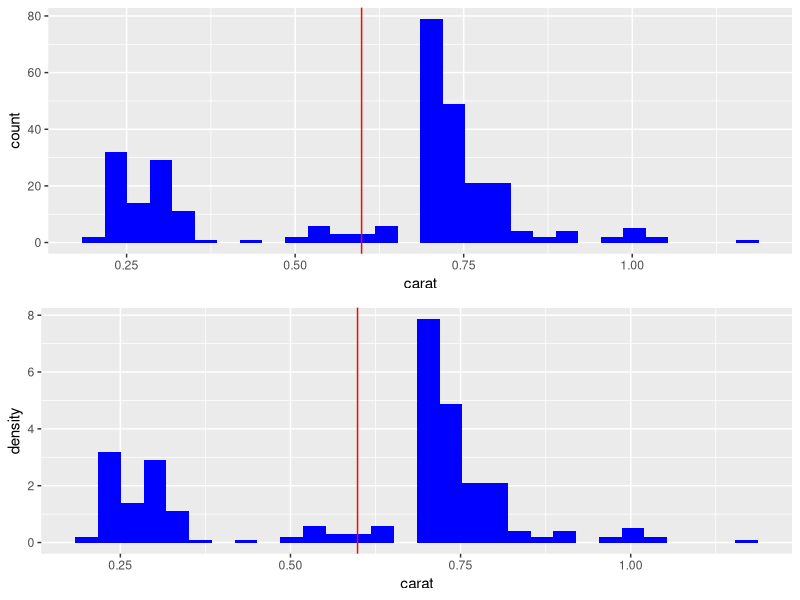
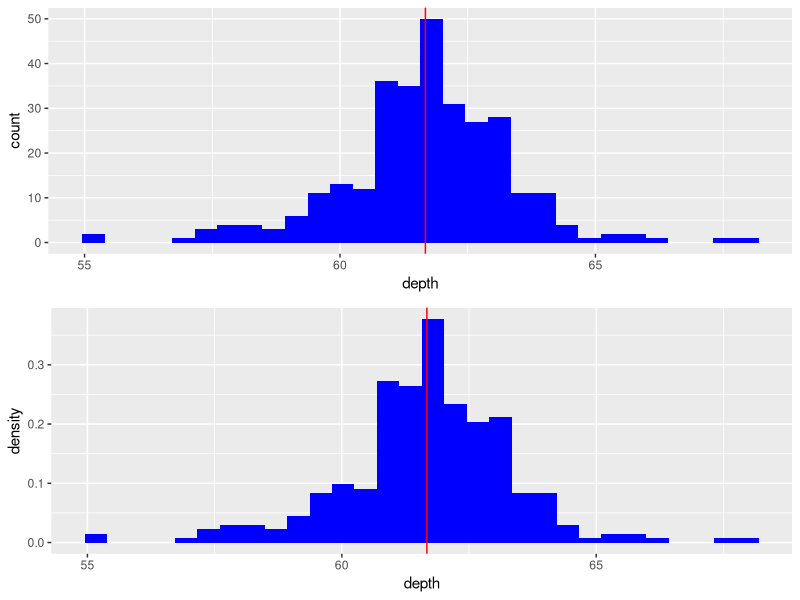
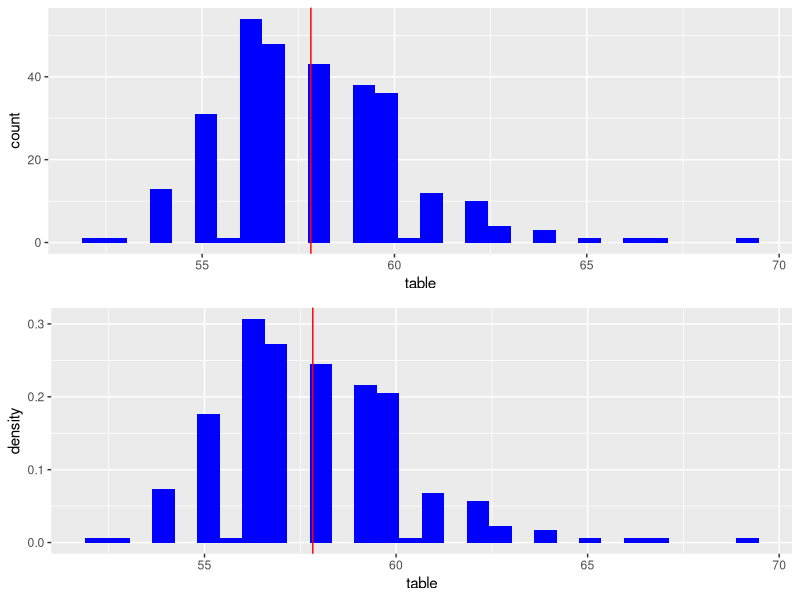
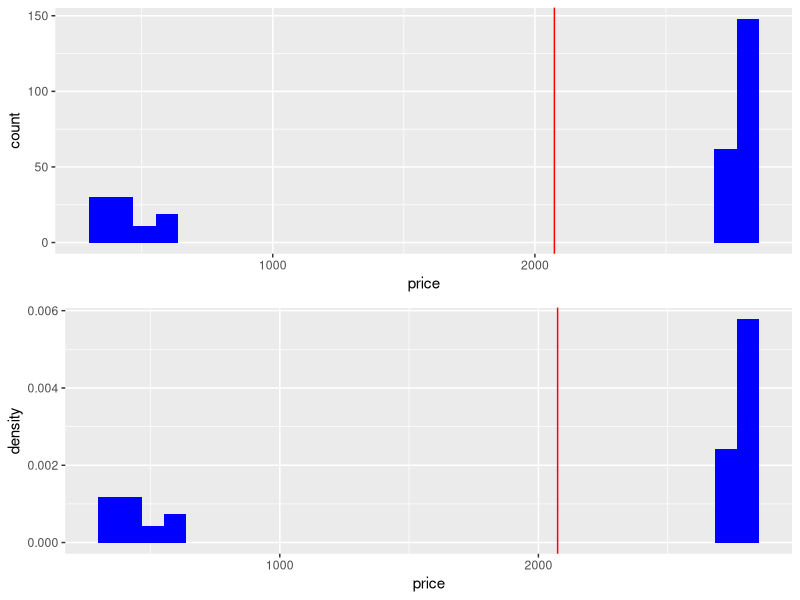
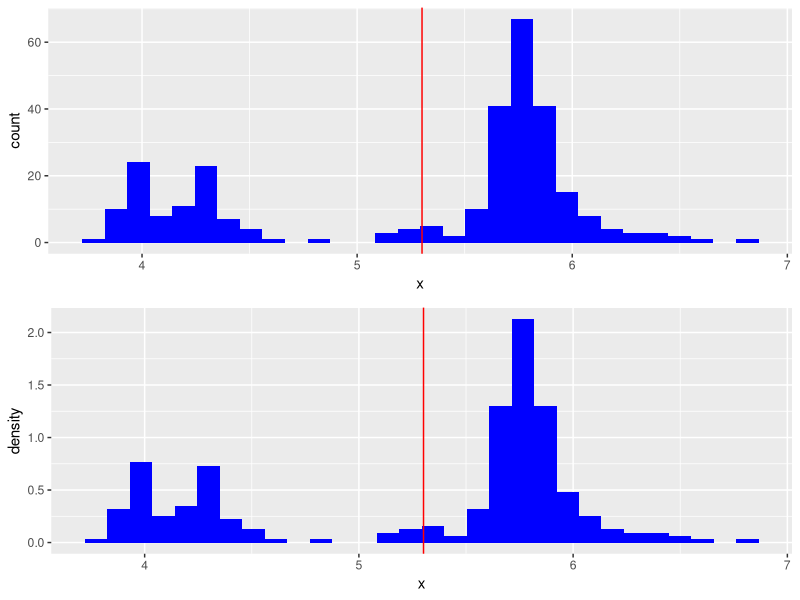
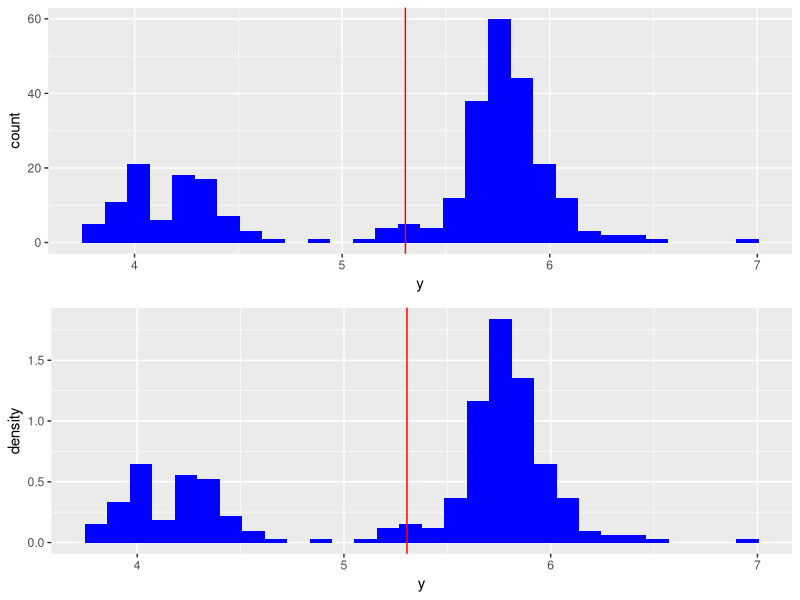
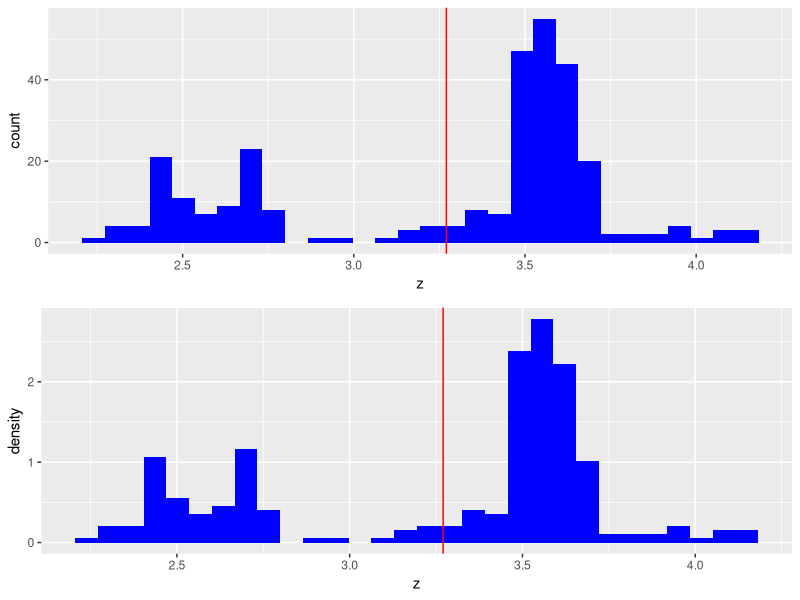
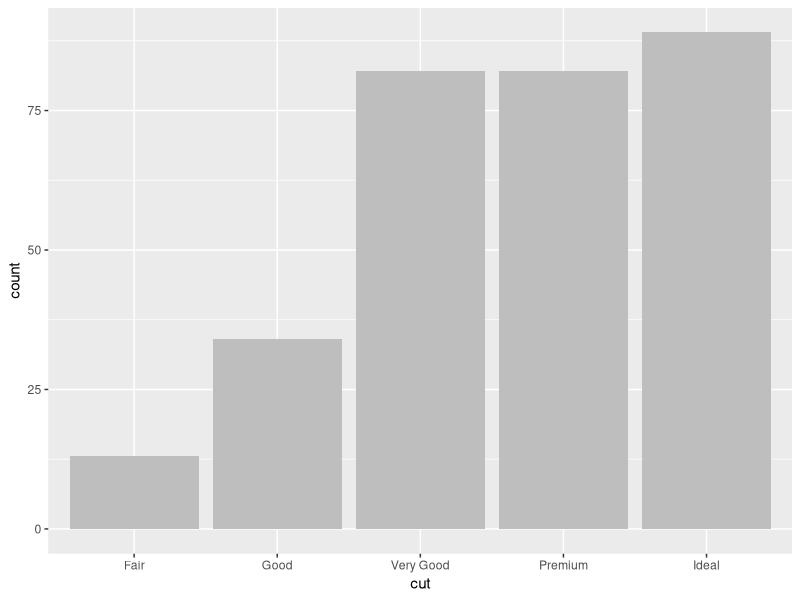

R code for these plots, in order:
#HW 7
#Group C

require(ggplot2) #we will need the ggplot library for the graphs for 3 and 4 
require(grid) #we will use this for questions 3 and 4 
testdata <- diamonds[1:300,] #part of the diamonds data to use to test explore

#1 
freqtable <- function(data){
  #freqtable loops through a dataframe and creates a frequency table for every
  #factor column. 
  #Parameters:
  #x - a dataframe
  
  #Returns:
  #Frequency table 
  factorcols <-sapply(data, function (x) (is.factor(x) || is.logical(x))) #uses sapply to grab the columns of 
  #dataframe x which are factor columns and logic columns (finds factor columns using is.factor)
  catdata <- data[,factorcols] #takes just the categorical part of the data
  ftable <- sapply(data, function(x) summary(x)) #uses sapply and function(x) to apply summary to
  #each of the columns 
  return(ftable)
}
 

#2a
colsummary <- function(x){
  #colsummary takes a dataframe as its input, and yields the summary of the
  #numeric columns
  #Parameters:
  #x - a dataframe
  
  #Returns:
  #summary of the columns  
  
  numeric <- sapply(x,is.numeric) #sapply applies is.numeric to each column
  #in the dataframe to extract the numeric columns
  return(sapply(x[,numeric], summary)) #sapply then applies summary to the numeric
  #columns of the dataframe and prints them 
}

#2b

rsquare <- function(data){
  #rsquare takes any dataframe as a parameter and returns a dataframe that contains
  #each pair of column names in the first column as a single string seperated
  #by a "-" and their corresponding () in the second column
  
  #Parameters:
  #x - a dataframe
  
  #Returns:
  #a new dataframe 
  
  data.numerics <- data[sapply(data, is.numeric)] #create a variable with just the numeric columns
  
  combos <- combn(colnames(data.numerics), 2) #use combn to get all the pairs of 2 columns
  
  interactions <- paste(combos[1,], combos[2,], sep = '~') #use the paste to make sure names are 
  #seperated by a ~
  
  #now we use lm (linear regression) and $r.squared to extract the r squared value from the regression 
  coeff.det <- unname(sapply(interactions, function(x) summary(lm(x, data = data.numerics))$r.squared))
  
  return(data.frame("Variable Pairs" = interactions, "R-Square" = coeff.det)) #returns our new dataframe
  #with the columns labeled as desired 


}

#2c
#Use the corCoef function I created for HW 5
corCoef <- function(x){
  #corCoef takes any dataframe as a parameter and returns a dataframe that 
  #contains each pair of column names in the first column as a single string
  #seperated by a "-" and their corresponding Pearson correlation coefficient
  #in the second column.
  
  #Parameters:
  #x - a dataframe
  
  #Returns:
  #dataframe
  
  a <- x[sapply(x, is.numeric)] #creates a variable that only has the numeric 
  #columns
  
  #we will use an if-else statement for this problem
  #we need at least 2 columns to find the Pearson correlation
  if(ncol(a) >= 2) {
    b <- combn(colnames(a), 2) #finds all combinations of the name pairs
    
    pairs <- paste(b[1,], b[2, ], sep = "-") #makes sure that the column names
    #are seperated by - using paste function to paste the columns
    
    c <- cor(a, method = "pearson")#finds the pearson correlation using the cor 
    #function and creates of matrix of the values
    
    correlation <- c[which(lower.tri(c))] #gets the correclation values of the lower 
    #triangular matrix since those match the column pairs 
    
    newdf <- data.frame("Variable Pairs" = pairs, "Pearson Exceeds Threshold" = correlation) 
    #create a new data frame with our pairs 
    return(newdf)
    
  }
  else  #print this message if we can't find Pearson correlation
    print("Pearson Correlation cannot be computted because there are not enough numeric columns")
}
#We don't want all these values, we only want the ones whose absolute value
#is greater than the correlation threshold, so add a new function

abs_pearson <- function(dataset, threshold){
  #abs_pearson function takes a dataframe of with pearson correlations of each 2 variables
  #and extract the values that are greater than a threshold based on user input
  
  #Parameters: 
  #dataframe
  
  #Results: 
  #the combination of column names and their Pearson coefficients values 
  #that are greater than the threshold
  row_index <- which(abs(dataset[,2]) > threshold)  #determine which column is greater than threshold
  return(dataset[row_index, ])  #return a new dataframe with the updated coefficients
}


#3
#I got the multiplot function from the R-cookbook and rewrote it here.
#I use it for question 3 to combine subplots into a grid and print the grid
#Reference: http://www.cookbook-r.com/Graphs/Multiple_graphs_on_one_page_(ggplot2)/
multiplot <- function(..., plotlist=NULL, file, cols=1, layout=NULL) {
  
  # Make a list from the ... arguments and plotlist
  plots <- c(list(...), plotlist)
  
  numPlots = length(plots)
  
  # If layout is NULL, then use 'cols' to determine layout
  if (is.null(layout)) {
    # Make the panel
    # ncol: Number of columns of plots
    # nrow: Number of rows needed, calculated from # of cols
    layout <- matrix(seq(1, cols * ceiling(numPlots/cols)),
                     ncol = cols, nrow = ceiling(numPlots/cols))
  }
  
  if (numPlots==1) {
    print(plots[[1]])
    
  } else {
    # Set up the page
    grid.newpage()
    pushViewport(viewport(layout = grid.layout(nrow(layout), ncol(layout))))
    
    # Make each plot, in the correct location
    for (i in 1:numPlots) {
      # Get the i,j matrix positions of the regions that contain this subplot
      matchidx <- as.data.frame(which(layout == i, arr.ind = TRUE))
      
      print(plots[[i]], vp = viewport(layout.pos.row = matchidx$row,
                                      layout.pos.col = matchidx$col))
    }
  }
}




numeric_plot <- function(data, plot_switch, binVec) {
  #The numeric_plot function executes in the following directions: 
  
  #If the plot switch parameter is “on” or “grid”, numeric_plot plots a pair of blue histograms 
  #with a vertical red line at the mean (one using counts and the other density) for 
  #every numerical variable at each number of bins integer specified in the bin vector parameter. 
  
  #If the plot switch is set to “grid”, then numeric_plot prints a grid for each count-bin 
  #combination and a separate grid for each density-bin size combination.
  
  #Parameters: 
  #data- dataframe, plot_switch- string, binVec - vector
  
  #Returns: 
  #grid plots with count and desnity histograms
  
  num <- sapply(data, is.numeric) #first we get the numeric columns of the dataset
  data <- data[,num]              #and put them in a new variable
  for(name in colnames(data)) {   #We will loop through the columns of the dataset and use a series
                                  #of if-else statements to deal with the cases in the question
    
    if(plot_switch == "on"){      #1st case when switch is "on"
      grid.newpage()          
      m <- lapply(data[name], mean)       #find the mean of the column so we can plot our vertical line
      
      plot1 <- ggplot(data, aes_string(name)) + geom_histogram(fill="blue") + 
        geom_vline(xintercept = m[[1]], colour="red") 
      
      plot2 <- ggplot(data, aes_string(name)) + geom_histogram(aes(y= ..density..), fill="blue") + 
        geom_vline(xintercept = m[[1]], colour="red")
      #creates two histograms
      #geom_vline adds our vertical line at the mean 
      multiplot(plot1, plot2, cols = 1)
      #use multiplot to plot the histograms on our grid 
      

    }
    
    if(plot_switch == "grid"){    #2nd case when switch is "grid"
      m <- lapply(data[name], mean)
      
      count_plots <- list()       #Create list to store histogram subplots of each bin size
      density_plots <- list()           #Create list to store the density histograms subplots of each bin size
      
      if(missing(binVec)){              #case when the vector is null and prints histogram using the default bins 30
        print(ggplot(data, aes_string(name), color = "blue") + geom_histogram(fill="blue")+ 
                labs(title= "default bins")) + geom_vline(xintercept = m[[1]], colour="red") 
        
        print(ggplot(data, aes_string(name), color = "blue") + 
                geom_histogram(aes(y= ..density..), fill="blue")+ labs(title= "default bins")) + 
          geom_vline(xintercept = m[[1]], colour="red") 
        #prints out two historgrams one for density and one for count using ggplot 
      }else{                            
        for(i in 1:length(binVec)) {    #loop through each bin size in binVec and create a subplot
          k <- ggplot(data, aes_string(name), color = "blue") + 
            geom_histogram(fill="blue", bins = binVec[i])+ labs(title= paste(binVec[i], "bins"))+ 
            geom_vline(xintercept = m[[1]], colour="red") 
          count_plots[[i]] <- k           #Puts subplots in a list 
        }
        multiplot(plotlist = count_plots, cols = 2)  #uses multiplot to plot our graphs   
        #we repeat the process except for the second histogram 
        
        for(i in 1:length(binVec)) {   
          k <- ggplot(data, aes_string(name), color = "blue") + 
            geom_histogram(aes(y= ..density..), fill="blue", bins = binVec[i])+ 
            labs(title= paste(binVec[i], "bins"))+ geom_vline(xintercept = m[[1]], colour="red") 
          density_plots[[i]] <- k       
        }
        multiplot(plotlist = density_plots, cols = 2)
        
      }
    }
  }
}


#4
cata_binary_plot <-function(data, plot_switch){
  #cata_binary_plot plots a gray bar graph for every categorical and binary variable.
  #when the plot switch parameter is “on” or “grid"
  
  #Parameters: 
  #data - a dataframe, plot_switch- a string
  
  #Returns: bar graphs
  #We use an if/else  statements for the different cases for plot switch
  cata_binary <- sapply(data, function(x) (is.factor(x) || is.logical(x)))    
  cata_binary_data <- data[cata_binary]     #extract binary and categorical columns 
  
  if(plot_switch == "on" || plot_switch == "grid") {      #if plot switch is on or grid we want our graphs
    
    for(name in colnames(cata_binary_data)) {         #loop through the sorted dataframe and plot bar graphs for each column
      cat_plot <- ggplot(cata_binary_data, aes_string(name), color = "grey") + geom_bar(fill="grey")
      #use ggplot to make our graph and print it 
      print(cat_plot)
    }
  }
}

#Now finally we will take all the functions that we have made and combine them into our explore 
#function as was directed in the homework 
explore <-function(data, plot_switch, threshold, binVec){
  #explore takes four parameters: a dataframe, a plot switch which accepts the values: off, on or grid
  #a threshold cut-off value between 0 and 1 for correlations, and an optional vector that contains one or
  #more integers that represent the numbers of bins to use for a historgram. If the vector is not provided
  #the function will use the ggplot default of 30.
  
  #Parameters:
  #data - a dataframe
  #plot_switch- a plot switch which accepts the values: off, on or grid (string)
  #threshold- cut-off value between 0 and 1 for correlations (value)
  #binVec - a vector 
  
  #Returns:
  #An R list 
  
  outputdata <- freqtable(data)
  datasummary <- colsummary(data)
  rtable <- rsquare(data)
  #corCoef(data)
  Pearsontable <- abs_pearson(corCoef(data),threshold)
  outputplot <- numeric_plot(data,plot_switch,binVec)
  outputplot2 <- cata_binary_plot(data,plot_switch)
  
  #we want out output to be an R list so we take the desired variables here and make them into 
  #a new list which is what the function will return 
  outputlist <- list(outputdata, datasummary, rtable, Pearsontable)
  return(outputlist)
  
  
}

#test case 
k <- explore(testdata,"on",0.1,c(20,30,40))